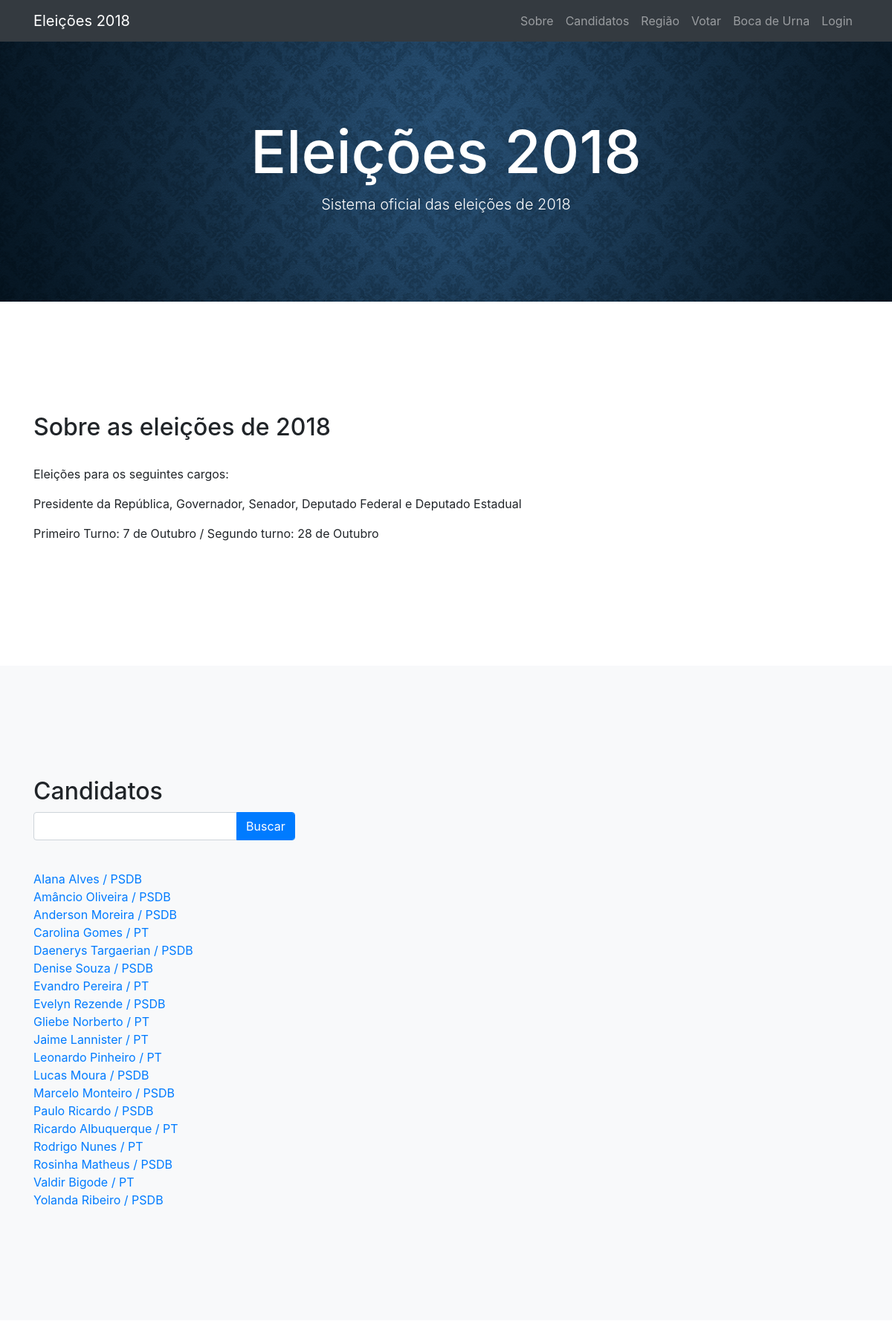
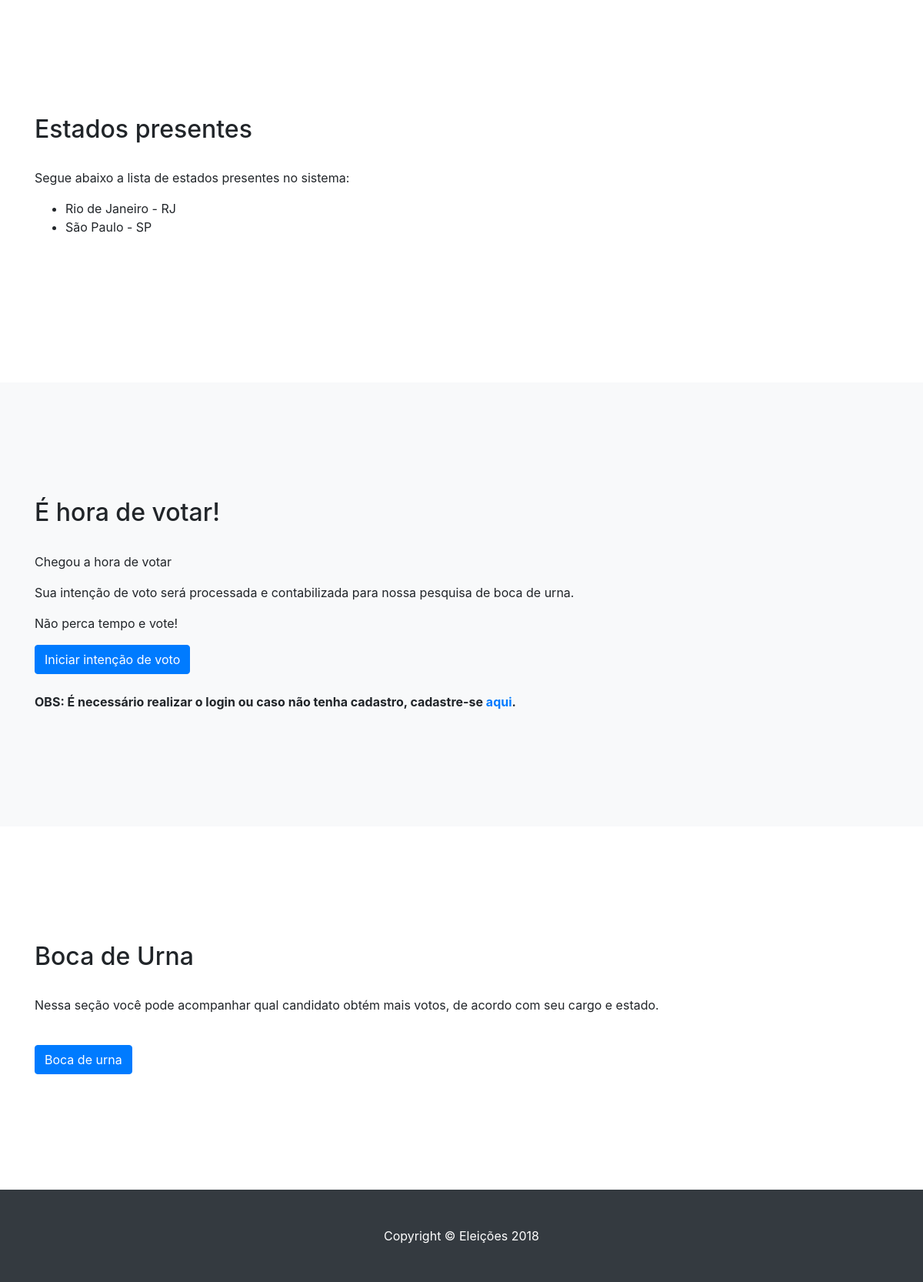
The page / on the database its author committed (2 pictures, top to bottom).
### eleicoes2018/models.py (models this page shows)
class Candidato(models.Model):
	nome = models.CharField(max_length=255, null=False)
	cargo_id = models.ForeignKey(Cargo, on_delete=models.CASCADE)
	partido_id = models.ForeignKey(Partido, on_delete=models.CASCADE)
	estado_id = models.ForeignKey(Estado, on_delete=models.CASCADE)

class Partido(models.Model):
	nome = models.CharField(max_length=255, null=False)
	sigla = models.CharField(max_length=6, null=False)

class Estado(models.Model):
	nome = models.CharField(max_length=255, null=False)
	sigla = models.CharField(max_length=2, null=False)

### eleicoes2018/views.py (the view)
# urls.py: url(r'^$', index, name='index'),
def index(request):
	usuarios = Usuario.objects.all()
	estados = Estado.objects.all()
	partidos = Partido.objects.all()
	cargos = Cargo.objects.all()
	candidatos = Candidato.objects.all().order_by('nome')
	return render(request, 'index.html', { 'usuarios' : usuarios , 'estados' : estados , 'partidos' : partidos , 'cargos' : cargos , 'candidatos' : candidatos })

### eleicoes2018/templates/index.html (shortened to what this page needs)
{% load staticfiles %}
<!DOCTYPE html>
  <head>
    <link href='{% static "vendor/bootstrap/css/bootstrap.min.css" %}' rel="stylesheet">
    <link href='{% static "css/scrolling-nav.css" %}' rel="stylesheet">
    <link href='{% static "css/autocomplete.css" %}' rel="stylesheet">
  </head>
  <body id="page-top">
    <nav class="navbar navbar-expand-lg navbar-dark bg-dark fixed-top" id="mainNav">
      <div class="container">
        <a class="navbar-brand js-scroll-trigger" href="#page-top">Eleições 2018</a>
        <div class="collapse navbar-collapse" id="navbarResponsive">
          <ul class="navbar-nav ml-auto">
            <li class="nav-item">
              <a class="nav-link js-scroll-trigger" href="#sobre">Sobre</a>
            </li>
            <li class="nav-item">
              <a class="nav-link js-scroll-trigger" href="#candidatos">Candidatos</a>
            </li>
            <li class="nav-item">
              <a class="nav-link js-scroll-trigger" href="#regiao">Região</a>
            </li>
            <li class="nav-item">
              <a class="nav-link js-scroll-trigger" href="#votar">Votar</a>
            </li>
            <li class="nav-item">
              <a class="nav-link js-scroll-trigger" href="#boca_de_urna">Boca de Urna</a>
            </li>
            {% if user.is_authenticated %}
            <li class="nav-item">
              <a href="usuario/{{user.id}}" class="nav-link">  {{ user.username }} </a>
            </li>
             <li class="nav-item">
              <a class="nav-link " href="{% url 'logout' %}">Logout</a>
            </li>
            {% else %}
             <li class="nav-item">
              <a class="nav-link " href="{% url 'login' %}">Login</a>
            </li>
            {% endif %}
          </ul>
        </div>
      </div>
    </nav>
    <header class="bg-primary text-white" style="background-image: url('../static/images/capa_fundo.png'); background-repeat: repeat-x;  background-position: center; background-size: cover;">
      <div class="container text-center">
        <h1 style="font-size: 80px; position: relative">Eleições 2018</h1>
        <p class="lead">Sistema oficial das eleições de 2018</p>
      </div>
    </header>
    <section id="sobre">
      <div class="container">
        <div class="row">
          <div class="col-lg-12 mx-auto">
            <h2>Sobre as eleições de 2018</h2>
            <br>
            <p>Eleições para os seguintes cargos:</p>
            <p>Presidente da República, Governador, Senador, Deputado Federal e Deputado Estadual</p>
            <p>Primeiro Turno: 7 de Outubro / Segundo turno: 28 de Outubro</p>
          </div>
        </div>
      </div>
    </section>
    <section id="candidatos" class="bg-light">
      <div class="container">
        <div class="row">
          <div class="col-lg-12 mx-auto">
            <h2>Candidatos</h2>
            <form autocomplete="off" action="/action_page.php">
              <div class="form-group">
                <div class="autocomplete">
                  <div class="input-group">
                    <input id="myInput" class="form-control" type="text" name="myCountry">
                    <div class="input-group-append">
                      <button class="btn btn-primary form-control" onclick="buscaCandidato($('#myInput').val())" type="button">Buscar</button>
                    </div>
                  </div>
                </div>
              </div>
            </form>
            <br>
            <div>
            {% for candidato in candidatos %}
                    <div><a href="/candidato/{{candidato.id}}">{{ candidato.nome }} / {{ candidato.partido_id.sigla }}</a></div>
            {% endfor %}
          </div>
          </div>
        </div>
      </div>
    </section>
    <section id="regiao">
      <div class="container">
        <div class="row">
          <div class="col-lg-12 mx-auto">
            <h2>Estados presentes</h2>
            <br>
            <p>Segue abaixo a lista de estados presentes no sistema:</p>
            <ul>
                {% for estado in estados %}
                    <li>{{ estado.nome }} - {{ estado.sigla }}</li>
                {% endfor %}
            </ul>
            <br>
          </div>
        </div>
      </div>
    </section>
    <section id="votar"  class="bg-light">
      <div class="container">
        <div class="row">
          <div class="col-lg-12 mx-auto">
            <h2>É hora de votar!</h2>
            <br>
            <p>Chegou a hora de votar</p>
            <p>Sua intenção de voto será processada e contabilizada para nossa pesquisa de boca de urna.</p>
            <p>Não perca tempo e vote!</p>
          </div>
        </div>
        <div class="row">
          <div class="col-lg-12 mx-auto">
            <a class="btn btn-primary" href="{% url 'voto_carregado' %}">Iniciar intenção de voto</a><br><br>
            <b><span>OBS: É necessário realizar o login ou caso não tenha cadastro, cadastre-se <a href="{% url 'registrar_usuario' %}">aqui</a>.</span></b>
          </div>
        </div>
      </div>
    </section>
    <section id="boca_de_urna">
      <div class="container">
        <div class="row">
          <div class="col-lg-12 mx-auto">
            <h2>Boca de Urna</h2>
            <br>
            <p>Nessa seção você pode acompanhar qual candidato obtém mais votos, de acordo com seu cargo e estado.</p>
            <br>
            <a class="btn btn-primary" href="{% url 'boca_de_urna' %}">Boca de urna</a>
          </div>
        </div>
      </div>
    </section>
    <footer class="py-5 bg-dark">
      <div class="container">
        <p class="m-0 text-center text-white">Copyright &copy; Eleições 2018</p>
      </div>
    </footer>
  </body>
</html>

### eleicoes2018/static/css/scrolling-nav.css (style rules this page uses)
header { padding: 154px 0 100px; }
@media (min-width: 992px) { header { padding: 156px 0 100px; } }
section { padding: 150px 0; }

### eleicoes2018/static/css/autocomplete.css (style rules this page uses)
.autocomplete { position: relative; display: inline-block; border: None; }

### rows shown on the page
Candidato: nome "AIana Alves", partido_id.sigla "PSDB"
Candidato: nome "Amâncio Oliveira", partido_id.sigla "PSDB"
Candidato: nome "Anderson Moreira", partido_id.sigla "PSDB"
Candidato: nome "Carolina Gomes", partido_id.sigla "PT"
Candidato: nome "Daenerys Targaerian", partido_id.sigla "PSDB"
Candidato: nome "Denise Souza", partido_id.sigla "PSDB"
Candidato: nome "Evandro Pereira", partido_id.sigla "PT"
Candidato: nome "Evelyn Rezende", partido_id.sigla "PSDB"
Candidato: nome "Gliebe Norberto", partido_id.sigla "PT"
Candidato: nome "Jaime Lannister", partido_id.sigla "PT"
Candidato: nome "Leonardo Pinheiro", partido_id.sigla "PT"
Candidato: nome "Lucas Moura", partido_id.sigla "PSDB"
Candidato: nome "Marcelo Monteiro", partido_id.sigla "PSDB"
Candidato: nome "Paulo Ricardo", partido_id.sigla "PSDB"
Candidato: nome "Ricardo Albuquerque", partido_id.sigla "PT"
Candidato: nome "Rodrigo Nunes", partido_id.sigla "PT"
Candidato: nome "Rosinha Matheus", partido_id.sigla "PSDB"
Candidato: nome "Valdir Bigode", partido_id.sigla "PT"
Candidato: nome "Yolanda Ribeiro", partido_id.sigla "PSDB"
Estado: nome "Rio de Janeiro", sigla "RJ"
Estado: nome "São Paulo", sigla "SP"
